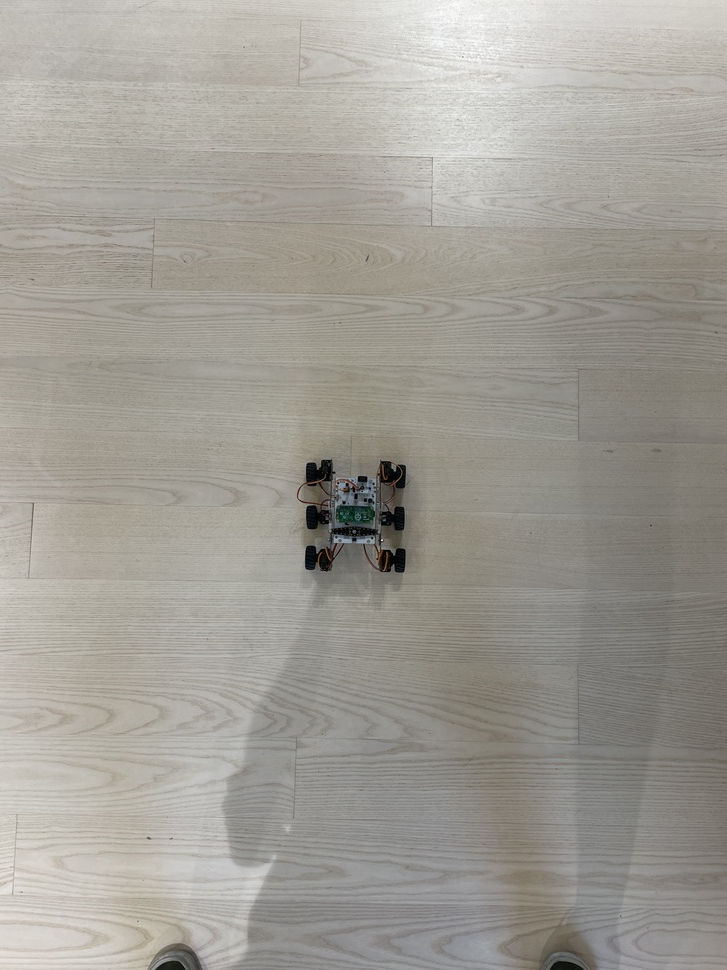
#> input picture src/webcam/normalImg/IMG_8793.jpeg, 727 x 970 px, shrunk from 3024 x 4032 before the run, found by its file name
$ python feat_det.py
#> lines starting #> are read from the running program, lines starting #| are printed output that depends on the picture; after the words box and inside, x2 and y2 are one past the last pixel; in counts of white or black regions, pixels touching at a corner belong together
# Importing the libraries
import cv2
import numpy as np
import matplotlib.pyplot as plt

# Reading the image and converting the image to B/W
image = cv2.imread('IMG_8793.jpeg')
#> image is the input picture: shape (970, 727, 3); mean B, G, R 149.5, 157.1, 160.1
gray_image = cv2.cvtColor(image, cv2.COLOR_BGR2GRAY)
gray_image = np.float32(gray_image)

# Applying the function
dst = cv2.cornerHarris(gray_image, blockSize=2, ksize=3, k=0.04)

# dilate to mark the corners
dst = cv2.dilate(dst, None)
image[dst > 0.01 * dst.max()] = [0, 255, 0]
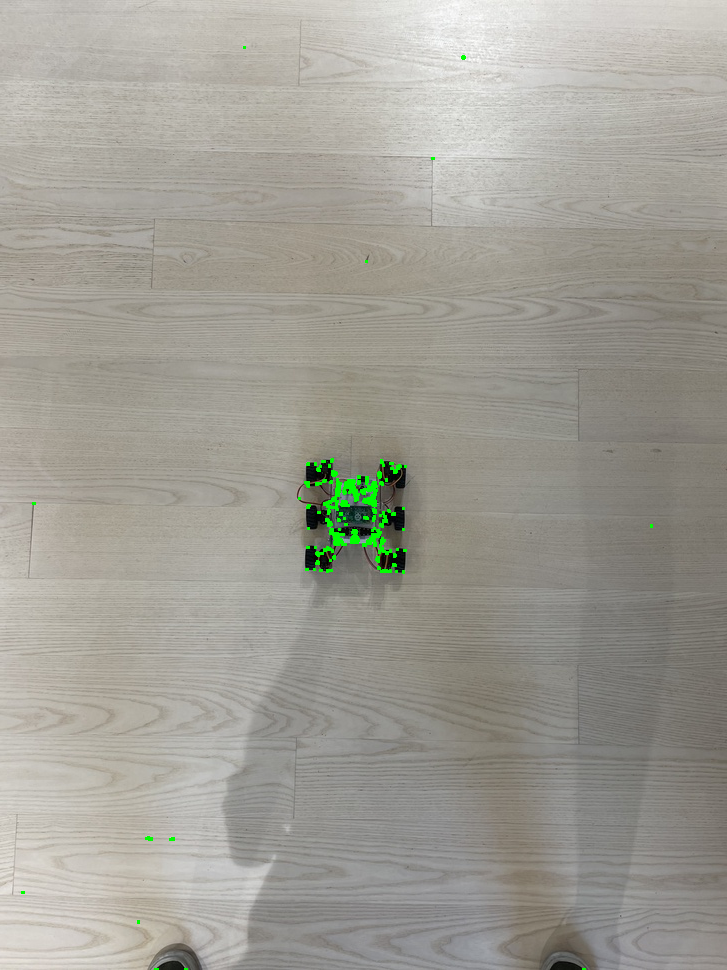
#> image: shape (970, 727, 3); 0.4% of pixels changed, all inside (x1, y1, x2, y2) = (21, 46, 653, 970)

plt.imshow(image)
plt.show()

# cv2.imshow('haris_corner', image)
# cv2.waitKey()

$ run again, with src/webcam/normalImg/monday_17_cl1430.jpg copied over src/webcam/normalImg/IMG_8793.jpeg
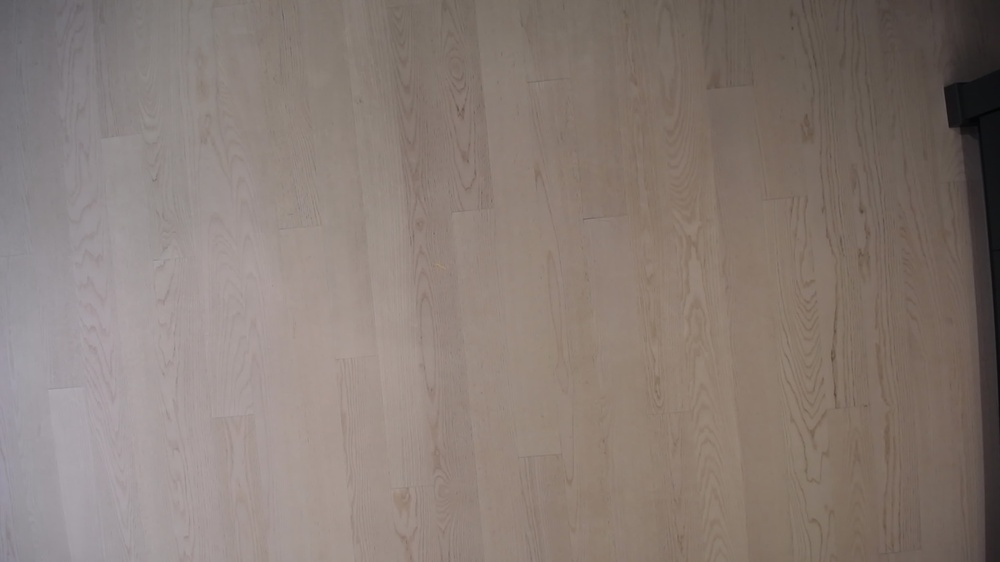
#> input picture src/webcam/normalImg/monday_17_cl1430.jpg, 1000 x 562 px, shrunk from 1920 x 1080 before the run, found by its file name
#> image is the input picture: shape (562, 1000, 3); mean B, G, R 117, 123.6, 135.9
#> `image[dst > 0.01 * dst.max()] = [0, 255, 0]`:
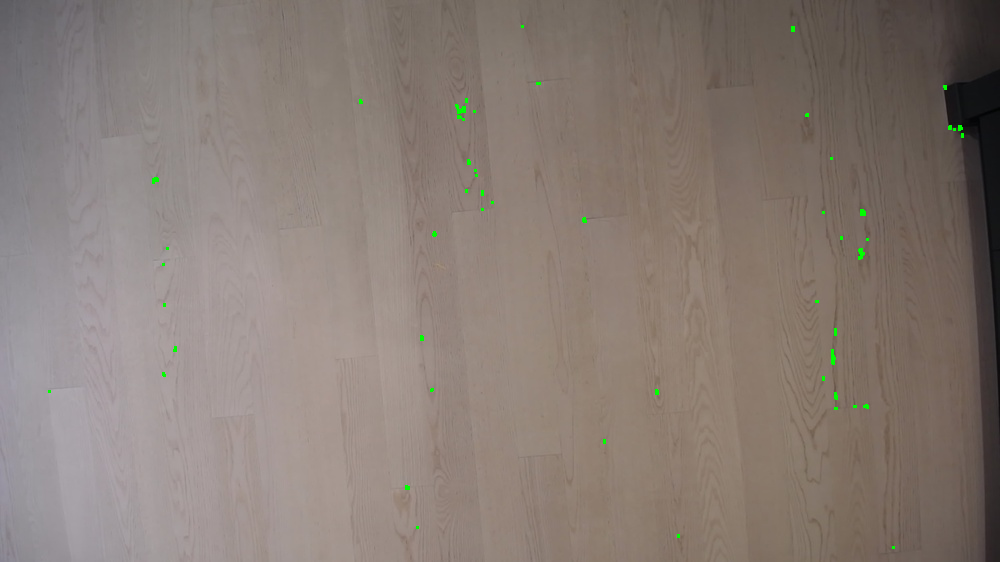
#> image: shape (562, 1000, 3); 0.18% of pixels changed, all inside (x1, y1, x2, y2) = (48, 25, 964, 549)
